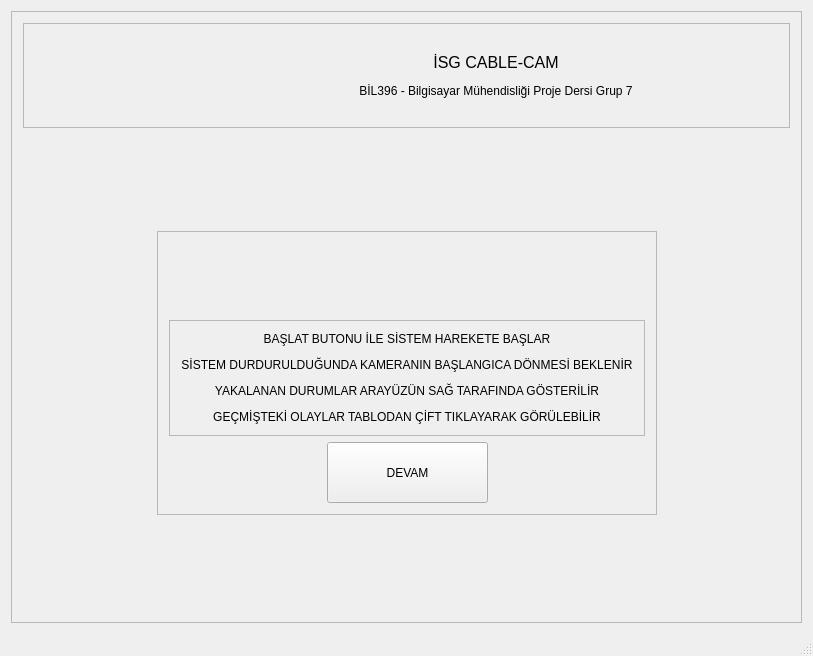
<?xml version="1.0" encoding="UTF-8"?>
<ui version="4.0">
 <class>MainWindow</class>
 <widget class="QMainWindow" name="MainWindow">
  <property name="geometry">
   <rect>
    <x>0</x>
    <y>0</y>
    <width>813</width>
    <height>656</height>
   </rect>
  </property>
  <property name="minimumSize">
   <size>
    <width>800</width>
    <height>600</height>
   </size>
  </property>
  <property name="windowTitle">
   <string>MainWindow</string>
  </property>
  <widget class="QWidget" name="centralwidget">
   <property name="minimumSize">
    <size>
     <width>800</width>
     <height>556</height>
    </size>
   </property>
   <layout class="QGridLayout" name="gridLayout_5">
    <item row="0" column="0">
     <widget class="QFrame" name="frame_4">
      <property name="frameShape">
       <enum>QFrame::StyledPanel</enum>
      </property>
      <property name="frameShadow">
       <enum>QFrame::Raised</enum>
      </property>
      <layout class="QGridLayout" name="gridLayout_4">
       <item row="0" column="0">
        <layout class="QVBoxLayout" name="verticalLayout_3">
         <item>
          <widget class="QFrame" name="frame_3">
           <property name="frameShape">
            <enum>QFrame::StyledPanel</enum>
           </property>
           <property name="frameShadow">
            <enum>QFrame::Raised</enum>
           </property>
           <layout class="QGridLayout" name="gridLayout_3">
            <item row="0" column="0">
             <layout class="QHBoxLayout" name="horizontalLayout_2">
              <item>
               <spacer name="horizontalSpacer_8">
                <property name="orientation">
                 <enum>Qt::Horizontal</enum>
                </property>
                <property name="sizeHint" stdset="0">
                 <size>
                  <width>40</width>
                  <height>20</height>
                 </size>
                </property>
               </spacer>
              </item>
              <item>
               <widget class="QLabel" name="gtu">
                <property name="minimumSize">
                 <size>
                  <width>140</width>
                  <height>81</height>
                 </size>
                </property>
                <property name="maximumSize">
                 <size>
                  <width>16777215</width>
                  <height>81</height>
                 </size>
                </property>
                <property name="text">
                 <string/>
                </property>
               </widget>
              </item>
              <item>
               <spacer name="horizontalSpacer_9">
                <property name="orientation">
                 <enum>Qt::Horizontal</enum>
                </property>
                <property name="sizeHint" stdset="0">
                 <size>
                  <width>40</width>
                  <height>20</height>
                 </size>
                </property>
               </spacer>
              </item>
              <item>
               <widget class="QLabel" name="label">
                <property name="minimumSize">
                 <size>
                  <width>500</width>
                  <height>61</height>
                 </size>
                </property>
                <property name="maximumSize">
                 <size>
                  <width>741</width>
                  <height>16777215</height>
                 </size>
                </property>
                <property name="text">
                 <string>&lt;html&gt;&lt;head/&gt;&lt;body&gt;&lt;p align=&quot;center&quot;&gt;&lt;span style=&quot; font-size:12pt;&quot;&gt;İSG CABLE-CAM&lt;/span&gt;&lt;/p&gt;&lt;p align=&quot;center&quot;&gt;BİL396 - Bilgisayar Mühendisliği Proje Dersi Grup 7&lt;/p&gt;&lt;/body&gt;&lt;/html&gt;</string>
                </property>
               </widget>
              </item>
              <item>
               <spacer name="horizontalSpacer_7">
                <property name="orientation">
                 <enum>Qt::Horizontal</enum>
                </property>
                <property name="sizeHint" stdset="0">
                 <size>
                  <width>40</width>
                  <height>20</height>
                 </size>
                </property>
               </spacer>
              </item>
             </layout>
            </item>
           </layout>
          </widget>
         </item>
         <item>
          <layout class="QVBoxLayout" name="verticalLayout_2">
           <item>
            <spacer name="verticalSpacer_2">
             <property name="orientation">
              <enum>Qt::Vertical</enum>
             </property>
             <property name="sizeHint" stdset="0">
              <size>
               <width>20</width>
               <height>40</height>
              </size>
             </property>
            </spacer>
           </item>
           <item>
            <layout class="QHBoxLayout" name="horizontalLayout_4">
             <item>
              <spacer name="horizontalSpacer_5">
               <property name="orientation">
                <enum>Qt::Horizontal</enum>
               </property>
               <property name="sizeHint" stdset="0">
                <size>
                 <width>40</width>
                 <height>20</height>
                </size>
               </property>
              </spacer>
             </item>
             <item>
              <widget class="QFrame" name="frame">
               <property name="frameShape">
                <enum>QFrame::StyledPanel</enum>
               </property>
               <property name="frameShadow">
                <enum>QFrame::Raised</enum>
               </property>
               <layout class="QGridLayout" name="gridLayout_2">
                <item row="0" column="0">
                 <layout class="QVBoxLayout" name="verticalLayout">
                  <item>
                   <layout class="QHBoxLayout" name="horizontalLayout_3">
                    <item>
                     <spacer name="horizontalSpacer_3">
                      <property name="orientation">
                       <enum>Qt::Horizontal</enum>
                      </property>
                      <property name="sizeHint" stdset="0">
                       <size>
                        <width>40</width>
                        <height>20</height>
                       </size>
                      </property>
                     </spacer>
                    </item>
                    <item>
                     <widget class="QLabel" name="dikkat">
                      <property name="minimumSize">
                       <size>
                        <width>90</width>
                        <height>71</height>
                       </size>
                      </property>
                      <property name="layoutDirection">
                       <enum>Qt::LeftToRight</enum>
                      </property>
                      <property name="text">
                       <string/>
                      </property>
                     </widget>
                    </item>
                    <item>
                     <spacer name="horizontalSpacer_11">
                      <property name="orientation">
                       <enum>Qt::Horizontal</enum>
                      </property>
                      <property name="sizeType">
                       <enum>QSizePolicy::Preferred</enum>
                      </property>
                      <property name="sizeHint" stdset="0">
                       <size>
                        <width>50</width>
                        <height>20</height>
                       </size>
                      </property>
                     </spacer>
                    </item>
                    <item>
                     <spacer name="horizontalSpacer_10">
                      <property name="orientation">
                       <enum>Qt::Horizontal</enum>
                      </property>
                      <property name="sizeType">
                       <enum>QSizePolicy::Preferred</enum>
                      </property>
                      <property name="sizeHint" stdset="0">
                       <size>
                        <width>40</width>
                        <height>20</height>
                       </size>
                      </property>
                     </spacer>
                    </item>
                    <item>
                     <spacer name="horizontalSpacer_4">
                      <property name="orientation">
                       <enum>Qt::Horizontal</enum>
                      </property>
                      <property name="sizeHint" stdset="0">
                       <size>
                        <width>40</width>
                        <height>20</height>
                       </size>
                      </property>
                     </spacer>
                    </item>
                   </layout>
                  </item>
                  <item>
                   <widget class="QFrame" name="frame_2">
                    <property name="frameShape">
                     <enum>QFrame::StyledPanel</enum>
                    </property>
                    <property name="frameShadow">
                     <enum>QFrame::Raised</enum>
                    </property>
                    <layout class="QGridLayout" name="gridLayout">
                     <item row="0" column="0">
                      <widget class="QLabel" name="label_2">
                       <property name="text">
                        <string>&lt;html&gt;&lt;head/&gt;&lt;body&gt;&lt;p align=&quot;center&quot;&gt;&lt;span style=&quot; font-size:9pt;&quot;&gt;BAŞLAT BUTONU İLE SİSTEM HAREKETE BAŞLAR&lt;/span&gt;&lt;/p&gt;&lt;p align=&quot;center&quot;&gt;&lt;span style=&quot; font-size:9pt;&quot;&gt;SİSTEM DURDURULDUĞUNDA KAMERANIN BAŞLANGICA DÖNMESİ BEKLENİR&lt;/span&gt;&lt;/p&gt;&lt;p align=&quot;center&quot;&gt;&lt;span style=&quot; font-size:9pt;&quot;&gt;YAKALANAN DURUMLAR ARAYÜZÜN SAĞ TARAFINDA GÖSTERİLİR&lt;/span&gt;&lt;/p&gt;&lt;p align=&quot;center&quot;&gt;&lt;span style=&quot; font-size:9pt;&quot;&gt;GEÇMİŞTEKİ OLAYLAR TABLODAN ÇİFT TIKLAYARAK GÖRÜLEBİLİR&lt;/span&gt;&lt;/p&gt;&lt;/body&gt;&lt;/html&gt;</string>
                       </property>
                      </widget>
                     </item>
                    </layout>
                   </widget>
                  </item>
                  <item>
                   <layout class="QHBoxLayout" name="horizontalLayout">
                    <item>
                     <spacer name="horizontalSpacer">
                      <property name="orientation">
                       <enum>Qt::Horizontal</enum>
                      </property>
                      <property name="sizeHint" stdset="0">
                       <size>
                        <width>40</width>
                        <height>20</height>
                       </size>
                      </property>
                     </spacer>
                    </item>
                    <item>
                     <widget class="QPushButton" name="pushButton">
                      <property name="minimumSize">
                       <size>
                        <width>161</width>
                        <height>61</height>
                       </size>
                      </property>
                      <property name="text">
                       <string>DEVAM</string>
                      </property>
                     </widget>
                    </item>
                    <item>
                     <spacer name="horizontalSpacer_2">
                      <property name="orientation">
                       <enum>Qt::Horizontal</enum>
                      </property>
                      <property name="sizeHint" stdset="0">
                       <size>
                        <width>40</width>
                        <height>20</height>
                       </size>
                      </property>
                     </spacer>
                    </item>
                   </layout>
                  </item>
                 </layout>
                </item>
               </layout>
              </widget>
             </item>
             <item>
              <spacer name="horizontalSpacer_6">
               <property name="orientation">
                <enum>Qt::Horizontal</enum>
               </property>
               <property name="sizeHint" stdset="0">
                <size>
                 <width>40</width>
                 <height>20</height>
                </size>
               </property>
              </spacer>
             </item>
            </layout>
           </item>
           <item>
            <spacer name="verticalSpacer">
             <property name="orientation">
              <enum>Qt::Vertical</enum>
             </property>
             <property name="sizeHint" stdset="0">
              <size>
               <width>20</width>
               <height>40</height>
              </size>
             </property>
            </spacer>
           </item>
          </layout>
         </item>
        </layout>
       </item>
      </layout>
     </widget>
    </item>
   </layout>
  </widget>
  <widget class="QMenuBar" name="menubar">
   <property name="geometry">
    <rect>
     <x>0</x>
     <y>0</y>
     <width>813</width>
     <height>22</height>
    </rect>
   </property>
  </widget>
  <widget class="QStatusBar" name="statusbar"/>
 </widget>
 <layoutdefault spacing="6" margin="11"/>
 <resources/>
 <connections/>
</ui>
